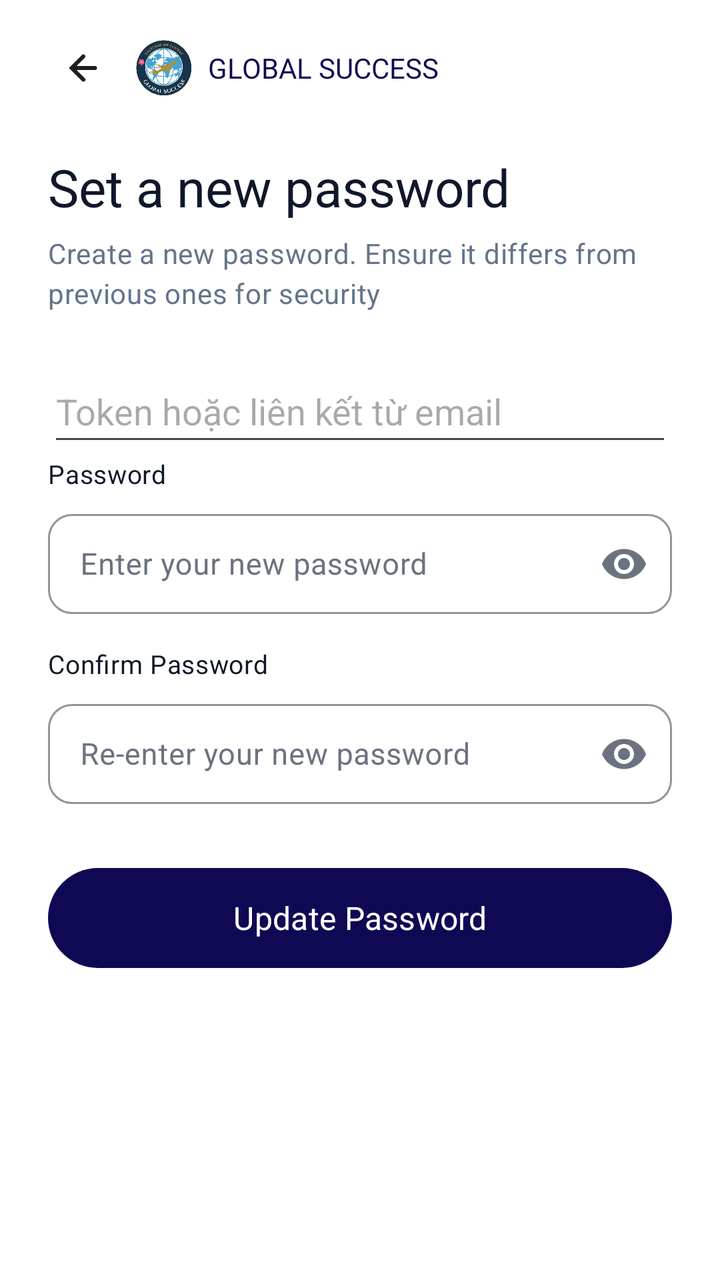
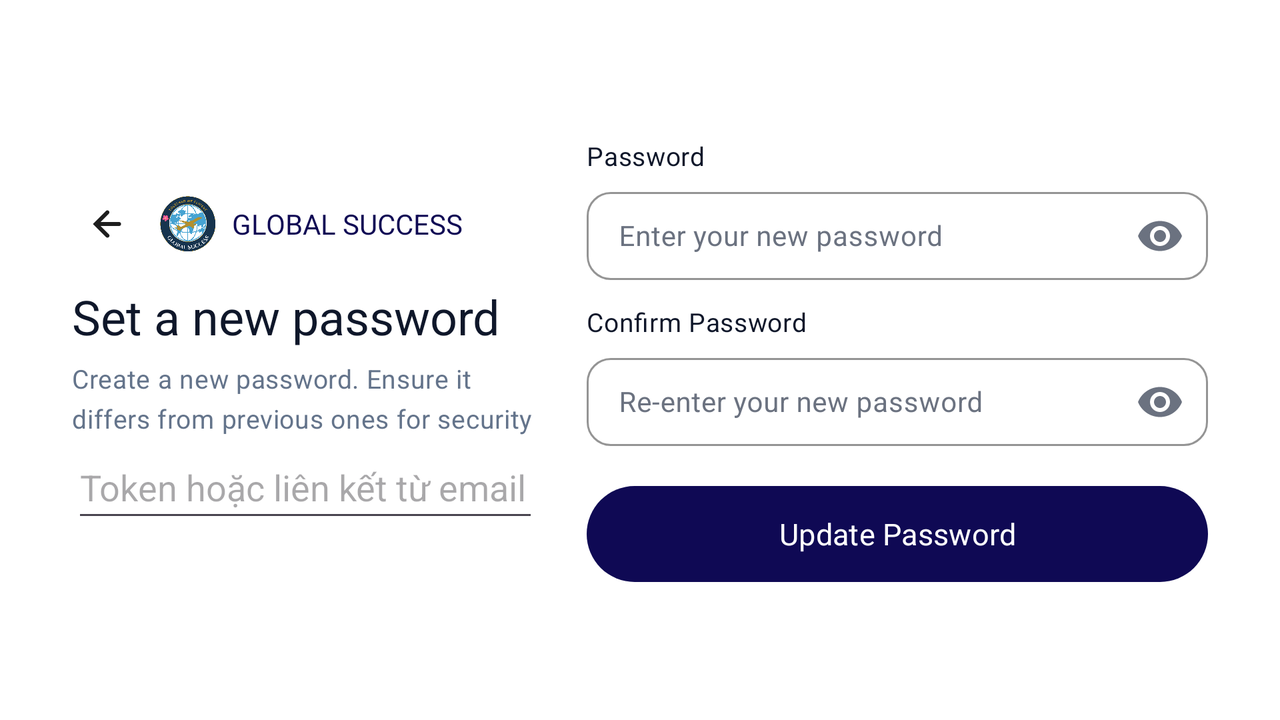

The same Android screen from two of the app's own layout files: first res/layout/ as a phone draws it, then the repository's variant for another configuration, drawn on a device whose configuration selects that folder. Both files follow.
<!-- AndroidManifest.xml: application theme Theme.MyApplication -->
<!-- res/layout/activity_set_new_password.xml -->
<?xml version="1.0" encoding="utf-8"?>
<ScrollView xmlns:android="http://schemas.android.com/apk/res/android"
    xmlns:app="http://schemas.android.com/apk/res-auto"
    xmlns:tools="http://schemas.android.com/tools"
    android:id="@+id/main"
    android:layout_width="match_parent"
    android:layout_height="match_parent"
    android:fillViewport="true"
    android:clipToPadding="false"
    android:background="@color/color_surface"
    tools:context=".SetNewPasswordActivity">

    <LinearLayout
        android:layout_width="match_parent"
        android:layout_height="wrap_content"
        android:orientation="vertical"
        android:paddingStart="24dp"
        android:paddingEnd="24dp"
        android:paddingTop="16dp"
        android:paddingBottom="24dp">

        
        <LinearLayout
            android:layout_width="match_parent"
            android:layout_height="wrap_content"
            android:orientation="horizontal"
            android:gravity="center_vertical"
            android:layout_marginBottom="24dp">

            <ImageButton
                android:id="@+id/btn_back"
                android:layout_width="36dp"
                android:layout_height="36dp"
                android:background="?attr/selectableItemBackgroundBorderless"
                android:padding="6dp"
                android:src="@drawable/ic_arrow_back"
                android:contentDescription="@string/back_button_desc" />

            <ImageView
                android:layout_width="28dp"
                android:layout_height="28dp"
                android:layout_marginStart="8dp"
                android:adjustViewBounds="true"
                android:scaleType="fitCenter"
                android:src="@drawable/logo"
                android:contentDescription="@string/app_logo_desc" />

            <TextView
                android:layout_width="wrap_content"
                android:layout_height="wrap_content"
                android:layout_marginStart="8dp"
                android:text="@string/brand_name"
                android:textColor="@color/color_primary"
                android:textSize="14sp"
                android:textAppearance="@style/TextAppearance.App.Headline" />
        </LinearLayout>

        
        <TextView
            android:id="@+id/tv_set_password_title"
            android:layout_width="match_parent"
            android:layout_height="wrap_content"
            android:text="@string/set_new_password_title"
            android:textColor="@color/color_text_primary"
            android:textSize="26sp"
            android:textAppearance="@style/TextAppearance.App.Headline" />

        
        <TextView
            android:id="@+id/tv_set_password_subtitle"
            android:layout_width="match_parent"
            android:layout_height="wrap_content"
            android:layout_marginTop="6dp"
            android:layout_marginBottom="24dp"
            android:text="@string/set_new_password_subtitle"
            android:textColor="@color/color_text_hint"
            android:textSize="14sp"
            android:textAppearance="@style/TextAppearance.App.Body" />

        <EditText
            android:id="@+id/et_reset_token"
            android:layout_width="match_parent"
            android:layout_height="wrap_content"
            android:minHeight="48dp"
            android:hint="Token hoặc liên kết từ email"
            android:inputType="textVisiblePassword|textNoSuggestions"
            android:maxLines="3"
            android:saveEnabled="false"
            android:importantForAutofill="no" />

        
        <TextView
            android:layout_width="match_parent"
            android:layout_height="wrap_content"
            android:layout_marginBottom="6dp"
            android:text="@string/new_password_label"
            android:textColor="@color/color_text_primary"
            android:textSize="13sp"
            android:textAppearance="@style/TextAppearance.App.Body" />

        <com.google.android.material.textfield.TextInputLayout
            android:layout_width="match_parent"
            android:layout_height="wrap_content"
            android:layout_marginBottom="16dp"
            style="@style/Widget.App.TextInputLayout"
            app:boxBackgroundColor="@color/color_surface"
            app:endIconMode="password_toggle">

            <com.google.android.material.textfield.TextInputEditText
                android:id="@+id/et_new_password"
                android:layout_width="match_parent"
                android:layout_height="50dp"
                android:hint="@string/new_password_hint"
                android:inputType="textPassword"
                android:autofillHints="password"
                android:singleLine="true"
                android:textColor="@color/color_text_primary"
                android:textColorHint="@color/color_text_hint"
                android:textSize="15sp"
                android:textAppearance="@style/TextAppearance.App.Body" />

        </com.google.android.material.textfield.TextInputLayout>

        
        <TextView
            android:layout_width="match_parent"
            android:layout_height="wrap_content"
            android:layout_marginBottom="6dp"
            android:text="@string/confirm_password_label"
            android:textColor="@color/color_text_primary"
            android:textSize="13sp"
            android:textAppearance="@style/TextAppearance.App.Body" />

        <com.google.android.material.textfield.TextInputLayout
            android:layout_width="match_parent"
            android:layout_height="wrap_content"
            android:layout_marginBottom="32dp"
            style="@style/Widget.App.TextInputLayout"
            app:boxBackgroundColor="@color/color_surface"
            app:endIconMode="password_toggle">

            <com.google.android.material.textfield.TextInputEditText
                android:id="@+id/et_confirm_password"
                android:layout_width="match_parent"
                android:layout_height="50dp"
                android:hint="@string/confirm_password_hint"
                android:inputType="textPassword"
                android:autofillHints="password"
                android:singleLine="true"
                android:textColor="@color/color_text_primary"
                android:textColorHint="@color/color_text_hint"
                android:textSize="15sp"
                android:textAppearance="@style/TextAppearance.App.Body" />

        </com.google.android.material.textfield.TextInputLayout>

        
        <Button
            android:id="@+id/btn_update_password"
            android:layout_width="match_parent"
            android:layout_height="50dp"
            android:background="@drawable/bg_welcome_button_primary"
            app:backgroundTint="@null"
            android:elevation="0dp"
            android:stateListAnimator="@null"
            android:text="@string/update_password"
            android:textAppearance="@style/TextAppearance.App.CTA"
            android:textColor="@android:color/white"
            android:textSize="16sp" />

    </LinearLayout>
</ScrollView>
<!-- resources referenced by this layout -->
<resources>
  <color name="color_primary">@color/navy_900</color>
  <color name="color_surface">#FFFFFF</color>
  <color name="color_text_hint">@color/slate_500</color>
  <color name="color_text_primary">@color/slate_900</color>
  <string name="app_logo_desc">Application logo</string>
  <string name="back_button_desc">Back button</string>
  <string name="brand_name">GLOBAL SUCCESS</string>
  <string name="confirm_password_hint">Re-enter your new password</string>
  <string name="confirm_password_label">Confirm Password</string>
  <string name="new_password_hint">Enter your new password</string>
  <string name="new_password_label">Password</string>
  <string name="set_new_password_subtitle">Create a new password. Ensure it differs from previous ones for security</string>
  <string name="set_new_password_title">Set a new password</string>
  <string name="update_password">Update Password</string>
  <color name="navy_900">#0F0954</color>
  <color name="slate_500">#64748B</color>
  <color name="slate_900">#0F172A</color>
  <dimen name="radius_md">12dp</dimen>
  <color name="color_border">@color/gray_border</color>
  <dimen name="stroke_width">1dp</dimen>
  <style name="TextAppearance.App.Label" parent="TextAppearance.Material3.LabelMedium">
          <item name="android:fontFamily">sans-serif</item>
      </style>
  <style name="TextAppearance.App.Caption" parent="TextAppearance.Material3.BodySmall" />
  <color name="color_error">@color/red_500</color>
  <color name="color_background">@color/blue_10</color>
  <color name="gray_border">#ABABAB</color>
  <color name="red_500">#EF4444</color>
  <color name="color_on_primary">#FFFFFF</color>
  <color name="color_primary_container">@color/blue_10</color>
  <color name="color_secondary">@color/gray_500</color>
  <style name="TextAppearance.App" parent="TextAppearance.Material3.BodyMedium">
          <item name="android:fontFamily">sans-serif</item>
      </style>
  <style name="TextAppearance.App.TitleLarge" parent="TextAppearance.Material3.TitleLarge">
          <item name="android:fontFamily">sans-serif</item>
      </style>
  <style name="TextAppearance.App.Title" parent="TextAppearance.Material3.TitleMedium">
          <item name="android:fontFamily">sans-serif</item>
      </style>
  <style name="TextAppearance.App.TitleSmall" parent="TextAppearance.Material3.TitleSmall">
          <item name="android:fontFamily">sans-serif</item>
      </style>
  <style name="TextAppearance.App.Chip" parent="TextAppearance.Material3.LabelSmall">
          <item name="android:fontFamily">sans-serif</item>
      </style>
  <color name="color_ripple">#1F0F0954</color>
  <color name="color_scrim">#52000000</color>
  <style name="ThemeOverlay.App.BottomSheetDialog" parent="ThemeOverlay.Material3.BottomSheetDialog">
          <item name="bottomSheetStyle">@style/Widget.App.BottomSheet</item>
      </style>
  <color name="blue_10">#E0ECFF</color>
  <color name="gray_500">#6B7280</color>
  <dimen name="radius_sm">8dp</dimen>
  <dimen name="radius_lg">16dp</dimen>
  <style name="MaterialAlertDialog.App.Body" parent="MaterialAlertDialog.Material3.Body.Text">
          <item name="android:textAppearance">@style/TextAppearance.App.Body</item>
      </style>
  <dimen name="button_height">48dp</dimen>
  <color name="selector_button_primary_text">#FFFFFF</color>
  <color name="selector_button_primary_bg">@color/color_primary</color>
  <dimen name="elevation_card">2dp</dimen>
  <dimen name="card_padding">12dp</dimen>
  <style name="TextAppearance.App.BottomNav" parent="TextAppearance.Material3.LabelSmall" />
  <dimen name="elevation_bottom_sheet">8dp</dimen>
  <style name="TextAppearance.App.Link" parent="TextAppearance.Material3.BodyMedium" />
  <color name="color_link">@color/navy_900</color>
  <dimen name="space_xs">4dp</dimen>
  <dimen name="radius_xl">24dp</dimen>
  <!-- some entries are left out for length -->
</resources>
<!-- res/layout-land/activity_set_new_password.xml (the repository's variant of the layout above) -->
<!-- drawn on the phone turned sideways -->
<?xml version="1.0" encoding="utf-8"?>
<ScrollView xmlns:android="http://schemas.android.com/apk/res/android"
    xmlns:app="http://schemas.android.com/apk/res-auto"
    xmlns:tools="http://schemas.android.com/tools"
    android:id="@+id/main"
    android:layout_width="match_parent"
    android:layout_height="match_parent"
    android:fillViewport="true"
    android:clipToPadding="false"
    android:background="@color/color_surface"
    tools:context=".SetNewPasswordActivity">

    <LinearLayout
        android:layout_width="match_parent"
        android:layout_height="wrap_content"
        android:orientation="horizontal"
        android:baselineAligned="false"
        android:gravity="center_vertical"
        android:paddingStart="24dp"
        android:paddingEnd="24dp"
        android:paddingTop="16dp"
        android:paddingBottom="16dp">

        
        <LinearLayout
            android:layout_width="0dp"
            android:layout_height="wrap_content"
            android:layout_weight="1"
            android:orientation="vertical"
            android:paddingStart="12dp"
            android:paddingEnd="12dp">

            <LinearLayout
                android:layout_width="match_parent"
                android:layout_height="wrap_content"
                android:orientation="horizontal"
                android:gravity="center_vertical"
                android:layout_marginBottom="12dp">

                <ImageButton
                    android:id="@+id/btn_back"
                    android:layout_width="36dp"
                    android:layout_height="36dp"
                    android:background="?attr/selectableItemBackgroundBorderless"
                    android:padding="6dp"
                    android:src="@drawable/ic_arrow_back"
                    android:contentDescription="@string/back_button_desc" />

                <ImageView
                    android:layout_width="28dp"
                    android:layout_height="28dp"
                    android:layout_marginStart="8dp"
                    android:adjustViewBounds="true"
                    android:scaleType="fitCenter"
                    android:src="@drawable/logo"
                    android:contentDescription="@string/app_logo_desc" />

                <TextView
                    android:layout_width="wrap_content"
                    android:layout_height="wrap_content"
                    android:layout_marginStart="8dp"
                    android:text="@string/brand_name"
                    android:textColor="@color/color_primary"
                    android:textSize="14sp"
                    android:textAppearance="@style/TextAppearance.App.Headline" />
            </LinearLayout>

            <TextView
                android:id="@+id/tv_set_password_title"
                android:layout_width="match_parent"
                android:layout_height="wrap_content"
                android:text="@string/set_new_password_title"
                android:textColor="@color/color_text_primary"
                android:textSize="24sp"
                android:textAppearance="@style/TextAppearance.App.Headline" />

            <TextView
                android:id="@+id/tv_set_password_subtitle"
                android:layout_width="match_parent"
                android:layout_height="wrap_content"
                android:layout_marginTop="6dp"
                android:text="@string/set_new_password_subtitle"
                android:textColor="@color/color_text_hint"
                android:textSize="13sp"
                android:textAppearance="@style/TextAppearance.App.Body" />

        <EditText
            android:id="@+id/et_reset_token"
            android:layout_width="match_parent"
            android:layout_height="wrap_content"
            android:minHeight="48dp"
            android:hint="Token hoặc liên kết từ email"
            android:inputType="textVisiblePassword|textNoSuggestions"
            android:maxLines="3"
            android:saveEnabled="false"
            android:importantForAutofill="no" />
        </LinearLayout>

        
        <LinearLayout
            android:layout_width="0dp"
            android:layout_height="wrap_content"
            android:layout_weight="1.3"
            android:orientation="vertical"
            android:paddingStart="12dp"
            android:paddingEnd="12dp">

            <TextView
                android:layout_width="match_parent"
                android:layout_height="wrap_content"
                android:layout_marginBottom="4dp"
                android:text="@string/new_password_label"
                android:textColor="@color/color_text_primary"
                android:textSize="13sp"
                android:textAppearance="@style/TextAppearance.App.Body" />

            <com.google.android.material.textfield.TextInputLayout
                android:layout_width="match_parent"
                android:layout_height="wrap_content"
                android:layout_marginBottom="12dp"
                style="@style/Widget.App.TextInputLayout"
                app:boxBackgroundColor="@color/color_surface"
                app:endIconMode="password_toggle">

                <com.google.android.material.textfield.TextInputEditText
                    android:id="@+id/et_new_password"
                    android:layout_width="match_parent"
                    android:layout_height="44dp"
                    android:hint="@string/new_password_hint"
                    android:inputType="textPassword"
                    android:autofillHints="password"
                    android:singleLine="true"
                    android:textColor="@color/color_text_primary"
                    android:textColorHint="@color/color_text_hint"
                    android:textSize="14sp"
                    android:textAppearance="@style/TextAppearance.App.Body" />

            </com.google.android.material.textfield.TextInputLayout>

            <TextView
                android:layout_width="match_parent"
                android:layout_height="wrap_content"
                android:layout_marginBottom="4dp"
                android:text="@string/confirm_password_label"
                android:textColor="@color/color_text_primary"
                android:textSize="13sp"
                android:textAppearance="@style/TextAppearance.App.Body" />

            <com.google.android.material.textfield.TextInputLayout
                android:layout_width="match_parent"
                android:layout_height="wrap_content"
                android:layout_marginBottom="20dp"
                style="@style/Widget.App.TextInputLayout"
                app:boxBackgroundColor="@color/color_surface"
                app:endIconMode="password_toggle">

                <com.google.android.material.textfield.TextInputEditText
                    android:id="@+id/et_confirm_password"
                    android:layout_width="match_parent"
                    android:layout_height="44dp"
                    android:hint="@string/confirm_password_hint"
                    android:inputType="textPassword"
                    android:autofillHints="password"
                    android:singleLine="true"
                    android:textColor="@color/color_text_primary"
                    android:textColorHint="@color/color_text_hint"
                    android:textSize="14sp"
                    android:textAppearance="@style/TextAppearance.App.Body" />

            </com.google.android.material.textfield.TextInputLayout>

            <Button
                android:id="@+id/btn_update_password"
                android:layout_width="match_parent"
                android:layout_height="48dp"
                android:background="@drawable/bg_welcome_button_primary"
                app:backgroundTint="@null"
                android:elevation="0dp"
                android:stateListAnimator="@null"
                android:text="@string/update_password"
                android:textAppearance="@style/TextAppearance.App.CTA"
                android:textColor="@android:color/white"
                android:textSize="15sp" />

        </LinearLayout>

    </LinearLayout>
</ScrollView>
